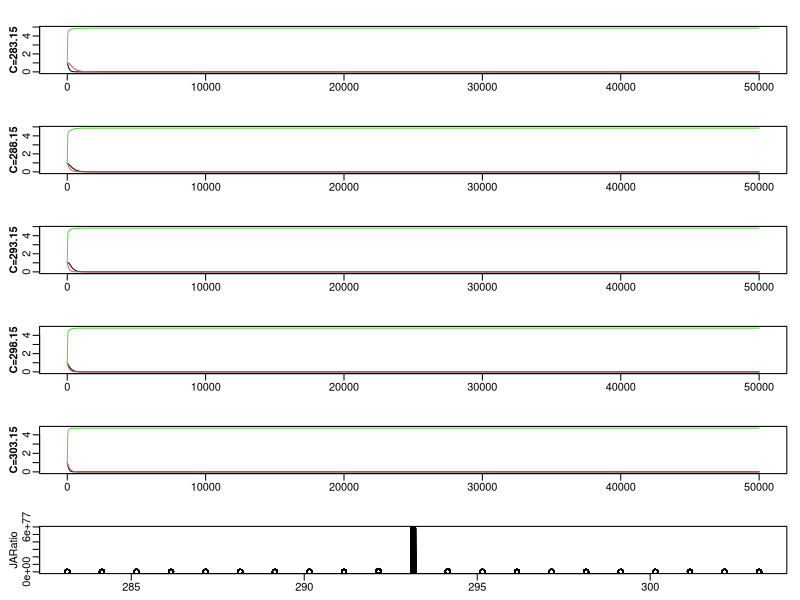

This figure's R source:

library(deSolve)

#### RUNTIME ###################################################################

# start timing script
start <- proc.time()

#### PARAMETERS ################################################################

# t subscript in variable name indicates temperature-sensitive
# base terms are now the scaling factor for temperature-sensitive terms

# z: adult to juvenile size ratio
z<-0.2
# p: adult modifier on production of juveniles
# can use to modify stage structure, seems like it needs to be <1
p<-0.4
# sig: conversion efficiency of resource to useful energy for fish
sig<-0.7
# M: maximum ingestion rate
# make mass specific?
M<-0.5
# MS: function breadth for max intake rate
# i.e. attack rate, opens downward
MS<-10
# H: handling time
# speed at which fish can eat resources (smaller is faster)
H<-1
# HS: function breadth for handling time
# temperature parabola opens upward
HS<-10
# uJ: juvenile mortality
# uJt = 0.05 when C = 293.15
uJ<-10000
# uJe: activation energy of juvenile mortality
uJe<--0.308
# uA: adult mortality
# uAt = 0.005 when C = 293.15
uA<-10000
# uAe: activation energy of adult mortality
uAe<--0.308
# uR: resource mortality
# uR = 0.005 when C = 293.15
uR<-10000
# uRe: activation energy of resource mortality
uRe<--0.308
# t: costs of maintaining somatic growth/turnover
# i.e. base level of resource intake you must exceed to mature/reproduce
# t = 0.1 when C = 293.15
t<-0.326
# te: activation energy of metabolic waste
te<--0.006
# r: resource growth rate
r<-1.5
# rS: function breadth for resource growth rate
# temperature parabola opens downward
rS<-15
# K: resource carrying capacity
K<-5
# B: adult reproductive rate
B<-0.5
# boltzmann's constant
kb<-8.617*10^-5
# C: temperature in kelvin
# 283.15 is cold, 293.15 is optimal, 303.15 is hot
C<-293.15
# Copt: optimal temperature in kelvin
Copt<-293.15

#### ODE FUNCTIONS #############################################################

# t subscript in variable name indicates temperature-sensitive

# Mt: maximum ingestion rate
# Ht: handling time
# tt: costs of maintaining somatic growth/turnover
# uJt: mortality rate for juveniles
# uAt: mortality rate for adults
# uRt: mortality rate for resources
# rt: resource growth rate
# qt: competitive difference between adults and juveniles
    # qt=1 when juveniles and adults are equal competitors
    # qt=0.5 when juveniles are 3x better than adults
    # qt=1.5 when adults 3x better than juveniles
# ca: functional response for adults
# cj: functional response for juveniles
# mj: juvenile maturation rate
# ra: reproduction per adult


BaseStaget<-function(t,y,p){
    {
        J<-y[1]
        A<-y[2]
        R<-y[3]
    }
    with(as.list(p),{
        Mt<-M*exp(-(C-Copt)^2/(2*MS)^2)
        Ht<-H*exp((C-Copt)^2/(2*HS)^2)
        tt<-t*exp(te/(kb*C))
        uJt<-uJ*exp(uJe/(kb*C))
        uAt<-uA*exp(uAe/(kb*C))
        uRt<-uR*exp(uRe/(kb*C))
        rt<-r*exp(-(C-Copt)^2/(2*rS)^2)
        qt<--0.01*(C-Copt)^2+1.5
        
        ca<-qt*Mt*(R/(Ht+R))
        cj<-(2-qt)*Mt*(R/(Ht+R))

        ifelse((sig*cj-tt)<0, mj<-0, mj<-(sig*cj-tt-uJt)/(1-z^(1-(uJt/(sig*cj-tt)))))
        ifelse((sig*ca-tt)<0, ra<-0, ra<-(sig*ca-tt)*B)
        
        dJ.dt<- ra*A -mj*J - uJt *J
        
        dA.dt<- mj*J - uAt*A -ra*p*A
        
        dR.dt<- rt*R*(1-(R/K)) - cj*J - ca*A - uRt*R
        
        return(list(c(dJ.dt,dA.dt,dR.dt)))
    })
}

#### SIMULATION ################################################################

# Set State Variables ----------------------------------------------------------
j.initial <- 1 # juveniles
a.initial <- 1 # adults
r.initial <- 1 # resources

# Set Parameters ---------------------------------------------------------------

# enter name of temperature parameter
temp.name <- "C"
# choose range of temperatures
temp.seq <- seq(Copt-10,Copt+10,length = 21)

# Set Plot Preferences ---------------------------------------------------------

# plot juvenile, adult, and resource dynamics?
dynamics.plot = T
dynamics.to.plot <- c(Copt-10, Copt-5, Copt, Copt+5, Copt+10)
# plot bifurcation plot?
b.plot = T

# layout for plots
#TODO generalize
if (dynamics.plot & b.plot) {
    # first rows have dynamics plots
    # last row has bifurcation plots
    par(mfcol=c(6,1),
        mar=c(2,3,2,1), mgp=c(1.5,0.5,0))
} else if (dynamics.plot) {
    # rows have dynamics plots for one value in temp.seq
    par(mfcol=c(length(temp.seq),1),
        mar=c(2,3,2,1), mgp=c(1.5,0.5,0))
} else if (b.plot) {
    # one bifurcation plot
    par(mfcol=c(1,1),
        mar=c(2,3,2,1), mgp=c(1.5,0.5,0))
}

iterations <- 0:50000
iterations <- iterations/10
if (b.plot) {
    # which state variable should be plotted in bifurcation plot?
    b.var <- "JARatio"
    # which proportion of iterations should be plotted in bifurcation plot?
    # ex. 0.25 will plot last quarter of iterations
    b.portion <- 0.25
}

# Run Simulation ---------------------------------------------------------------

# create parameter vector
parms<-c(z=z, p=p, sig=sig, M=M, MS=MS, H=H,HS=HS, uJ=uJ, uJe=uJe, uA=uA, 
         uAe=uAe, uR=uR, uRe=uRe, t=t, te=te,r=r, rS=rS, K=K, B=B, kb=kb, C=C)
# find index of temperature to change
temp.index <- which(names(parms)==temp.name)

# initialize list to store output
output <- list()

# initialize state variables
y <- c(j.initial, a.initial, r.initial)
names(y) <- c("Juveniles", "Adults", "Resources")

# initialize parameters to change within loop
parms.loop <- parms

# loop to change temperature
for (j in 1:length(temp.seq)) {
    print(paste0("Starting simulation for ",temp.name,"=",temp.seq[j]))
    
    # set temperature
    parms.loop[temp.index] <- temp.seq[j]

    # run simulation
    output[[j]] <- ode(y=y, time=iterations, BaseStaget, parms=parms.loop)
    # remove time column
    output[[j]] <- output[[j]][,-1]
    # add juvenile to adult ratio
    JARatio <- output[[j]][,"Juveniles"] / output[[j]][,"Adults"]
    output[[j]] <- cbind(output[[j]], JARatio)
    
    # juvenile, adult, and resource dynamics plot
    if (dynamics.plot & sum(temp.seq[j]==dynamics.to.plot)==1) {
        matplot(output[[j]][,1:3],type="l",lty=1,pch=0.5,col=1:3, xlab='', ylab='')
        title(ylab=paste0(temp.name,"=",temp.seq[j]), cex.lab=1, font.lab=2)
    }

} # end temp.seq loop

# bifurcation plot
if (b.plot) {
    
    # choose rows to plot
    total.rows <- length(iterations)
    b.first.row <- round((1-b.portion) * total.rows)
    b.last.row <- total.rows
    b.rows <- b.first.row:b.last.row
    
    # set up plot axes and labels
    range.lim <- lapply(output, function(x) apply(x, 2, range))
    range.lim <- apply(do.call("rbind", range.lim), 2, range)
    plot(0, 0, pch = "", xlim = range(temp.seq), ylim = range.lim[,b.var],
         xlab='', ylab=b.var)
    
    # plot points
    for (j in 1:length(temp.seq)) {
        points(rep(temp.seq[j], length(b.rows)), output[[j]][b.rows,b.var])
    }
}

#### RUNTIME ###################################################################

# stop timing script
end <- proc.time()
# print elapsed time
print(end[3]-start[3])
